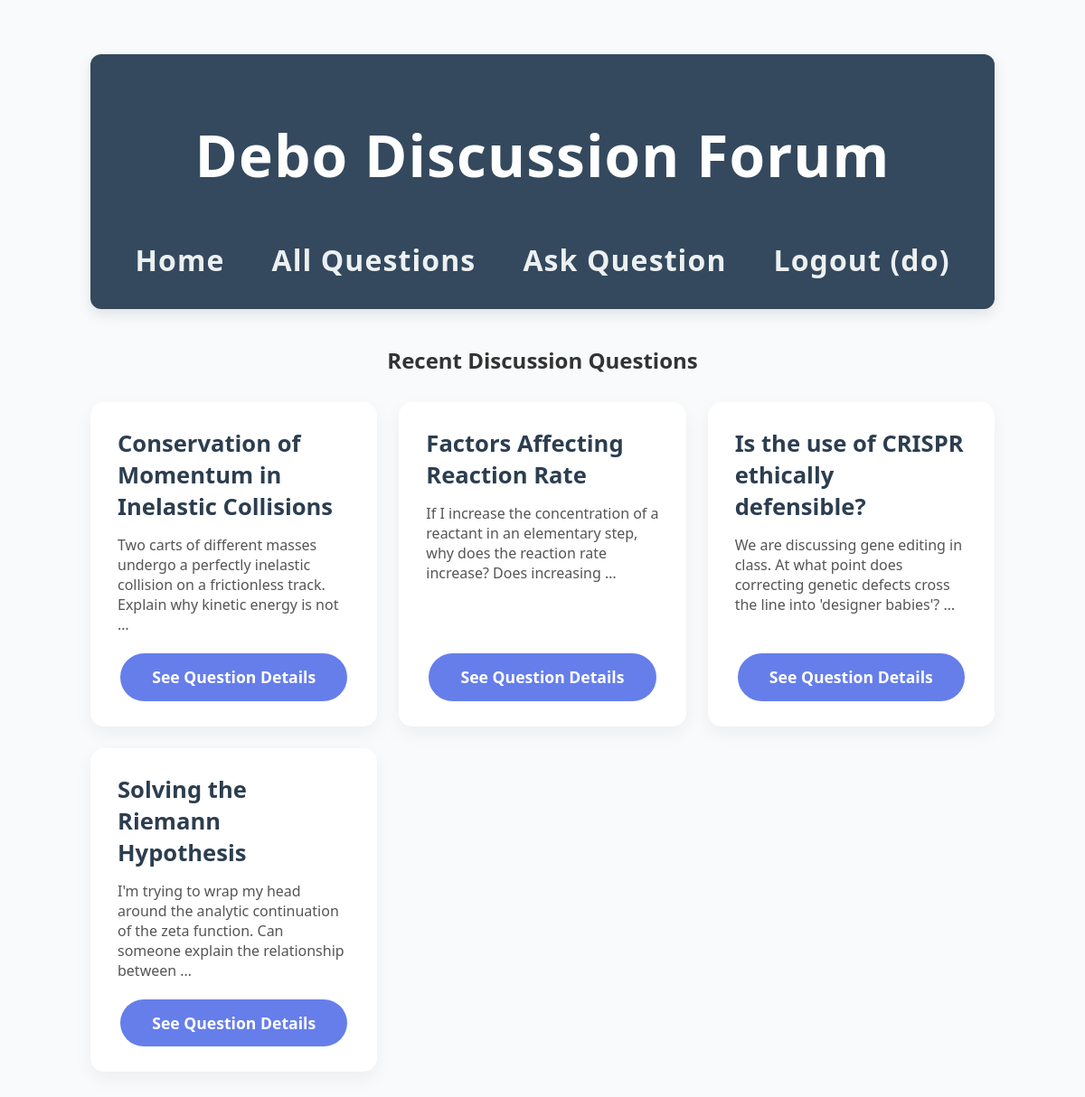
Screenshot of /discussions/ (signed in) with the database file from the repository.
### discussions/models.py (models this page shows, shortened)
class Question(models.Model):
    SUBJECT_CHOICES = [
        ('math', 'Mathematics'),
        ('science', 'Science'),
        ('english', 'English'),
        ('history', 'History'),
        ('computer', 'Computer Science'),
        ('physics', 'Physics'),
        ('chemistry', 'Chemistry'),
        ('biology', 'Biology'),
        ('other', 'Other'),
    ]
    author = models.ForeignKey(User, on_delete=models.CASCADE, related_name='questions')
    title = models.CharField(max_length=200)
    description = models.TextField()
    subject = models.CharField(max_length=20, choices=SUBJECT_CHOICES, default='other')
    created_at = models.DateTimeField(auto_now_add=True)
    updated_at = models.DateTimeField(auto_now=True)
    class Meta:
        ordering = ['-created_at']

### discussions/views.py (the view)
# urls.py: path('', views.question_list, name='question_list'),
def question_list(request):
    questions = Question.objects.all()
    subject_filter = request.GET.get('subject')
    if subject_filter:
        questions = questions.filter(subject=subject_filter)
    subjects = Question.SUBJECT_CHOICES
    context = {
        'questions': questions,
        'subjects': subjects,
        'current_subject': subject_filter
    }
    return render(request, 'discussions/question_list.html', context)

### discussions/templates/discussions/question_list.html (shortened to what this page needs)
<!DOCTYPE html>
<html lang="en">
<head>
</head>
<body>
  <div class="header">
    <h1>Debo Discussion Forum</h1>
    <div class="nav-links">
      <a href="/">Home</a>
      <a href="{% url 'question_list' %}">All Questions</a>
      {% if user.is_authenticated %}
        <a href="{% url 'question_create' %}">Ask Question</a>
        <a href="{% url 'logout' %}">Logout ({{ user.username }})</a>
      {% else %}
        <a href="{% url 'login' %}">Login</a>
        <a href="{% url 'register' %}">Register</a>
      {% endif %}
    </div>
  </div>
  <h2 style="text-align:center; margin:auto; margin-top:40px; margin-bottom:30px;">Recent Discussion Questions</h2>
  <div class="questions-grid">
    {% for question in questions %}
    <div class="question-card">
      <div class="question-title"><a href="{% url 'question_detail' question.pk %}">{{ question.title }}</a></div>
      <div class="question-desc">{{ question.description|truncatewords:20 }}</div>
      <a class="see-details-btn" href="{% url 'question_detail' question.pk %}">See Question Details</a>
    </div>
    {% endfor %}
  </div>
</body>
</html>

### discussions/templates/discussions/question_list.html (style rules this page uses)
body { font-family: 'Segoe UI', Tahoma, Geneva, Verdana, sans-serif; max-width: 1000px; margin: 40px auto; padding: 20px; background-color: #f9fafb; color: #333; }
.header { background-color: #34495e; color: white; padding: 25px 30px; border-radius: 12px; margin-bottom: 30px; box-shadow: 0 6px 15px rgba(0,0,0,0.1); text-align: center; font-weight: 700; font-size: 2rem; letter-spacing: 1.1px; }
.nav-links { margin-top: 15px; display: flex; justify-content: center; gap: 20px; }
.nav-links a { color: #ecf0f1; text-decoration: none; padding: 0.5rem 1rem; border-radius: 8px; transition: background 0.3s; }
.questions-grid { display: grid; grid-template-columns: repeat(auto-fill, minmax(280px, 1fr)); gap: 24px; }
.question-card { background: white; border-radius: 15px; padding: 28px 30px; box-shadow: 0 8px 20px rgba(0,0,0,0.05); display: flex; flex-direction: column; transition: transform 0.3s, box-shadow 0.3s; }
.question-title { font-size: 1.6rem; font-weight: 700; margin-bottom: 14px; color: #2c3e50; }
.question-title a { text-decoration: none; color: inherit; }
.question-desc { font-size: 1rem; color: #555; margin-bottom: 21px; }
.see-details-btn { margin-top: auto; align-self: center; padding: 0.9rem 2.2rem; background-color: #667eea; color: #fff; font-weight: 700; font-size: 1.1rem; border-radius: 30px; text-decoration: none; transition: background 0.3s, box-shadow 0.3s; }

### rows the page displays
Question: title "Conservation of Momentum in Inelastic Collisions", description "Two carts of different masses undergo a perfectly inelastic collision on a frictionless track. Explain why kinetic energy is not …"
Question: title "Factors Affecting Reaction Rate", description "If I increase the concentration of a reactant in an elementary step, why does the reaction rate increase? Does increasing …"
Question: title "Is the use of CRISPR ethically defensible?", description "We are discussing gene editing in class. At what point does correcting genetic defects cross the line into 'designer babies'? …"
Question: title "Solving the Riemann Hypothesis", description "I'm trying to wrap my head around the analytic continuation of the zeta function. Can someone explain the relationship between …"

### other values shown
{{ user.username }} "do"
